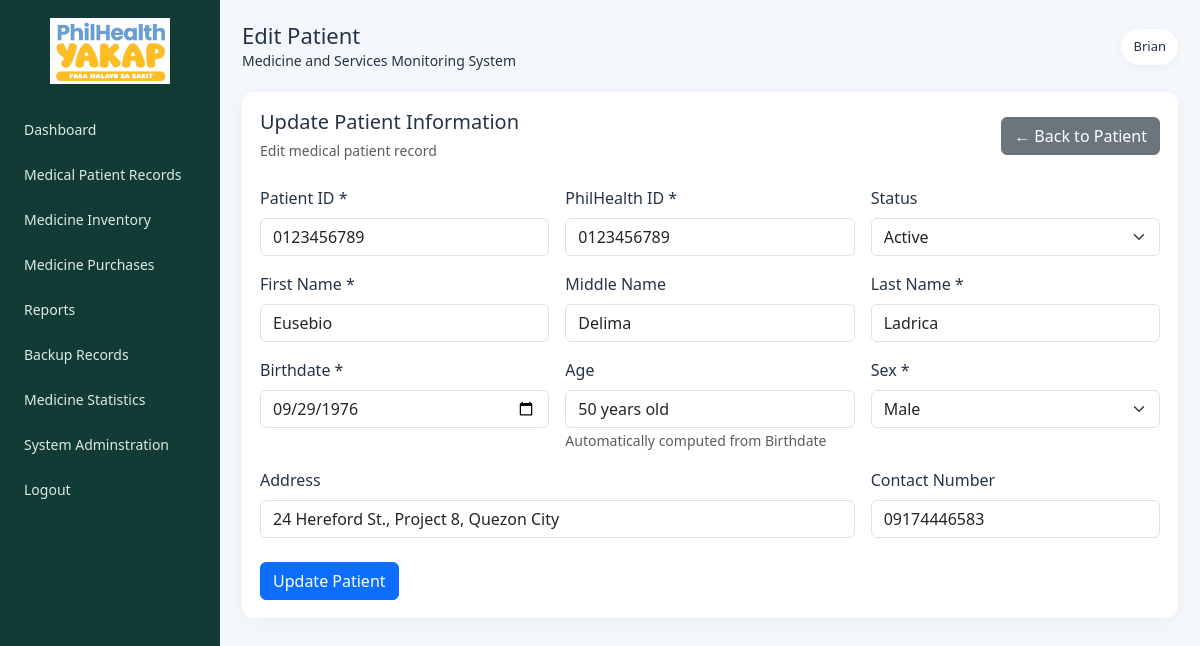
Screenshot of /patients/edit.php?id=1 (signed in) with the database file from the repository.
### tables this page shows
CREATE TABLE `patients` (
  `id` int(10) unsigned NOT NULL AUTO_INCREMENT,
  `patient_code` varchar(50) NOT NULL,
  `philhealth_id` varchar(30) NOT NULL,
  `first_name` varchar(80) NOT NULL,
  `middle_name` varchar(80) DEFAULT NULL,
  `last_name` varchar(80) NOT NULL,
  `birthdate` date NOT NULL,
  `sex` enum('Male','Female','Other') NOT NULL,
  `address` varchar(255) DEFAULT NULL,
  `contact_number` varchar(30) DEFAULT NULL,
  `status` enum('Active','Inactive') NOT NULL DEFAULT 'Active',
  `created_at` timestamp NOT NULL DEFAULT current_timestamp(),
  PRIMARY KEY (`id`),
  UNIQUE KEY `patient_code` (`patient_code`),
  KEY `idx_philhealth` (`philhealth_id`)
);

### patients/edit.php (the view, shortened to what this page needs)
<?php
require_once __DIR__ . '/../config/database.php';
require_once __DIR__ . '/../includes/header.php';
$id = (int)($_GET['id'] ?? 0);
$stmt = $pdo->prepare("
    SELECT
        *,
        TIMESTAMPDIFF(
            YEAR,
            birthdate,
            CURDATE()
        ) AS age
    FROM patients
    WHERE id = ?
    LIMIT 1
");
$stmt->execute([$id]);
$patient = $stmt->fetch();
?>
<div class="card-panel">
    <div class="d-flex justify-content-between align-items-center mb-4">
        <div>
            <h5 class="mb-1">
                Update Patient Information
            </h5>
            <small class="text-muted">
                Edit medical patient record
            </small>
        </div>
        <a
            href="view.php?id=<?= $id ?>"
            class="btn btn-secondary">
            ← Back to Patient
        </a>
    </div>
    <form
        method="post"
        action="update.php"
        autocomplete="off">
        <div class="row g-3">
            <div class="col-md-4">
                <label class="form-label">
                    Patient ID *
                </label>
                <input
                    type="text"
                    name="patient_code"
                    class="form-control"
                    value="<?= htmlspecialchars(
                        $patient['patient_code']
                    ) ?>"
                    maxlength="50"
                    required>
            </div>
            <div class="col-md-4">
                <label class="form-label">
                    PhilHealth ID *
                </label>
                <input
                    type="text"
                    name="philhealth_id"
                    class="form-control"
                    value="<?= htmlspecialchars(
                        $patient['philhealth_id']
                    ) ?>"
                    required>
            </div>
            <div class="col-md-4">
                <label class="form-label">
                    Status
                </label>
                <select
                    name="status"
                    class="form-select">
                    <option
                        value="Active"
                        <?= $patient['status'] === 'Active'
                            ? 'selected'
                            : '' ?>>
                        Active
                    </option>
                </select>
            </div>
            <div class="col-md-4">
                <label class="form-label">
                    First Name *
                </label>
                <input
                    type="text"
                    name="first_name"
                    class="form-control"
                    value="<?= htmlspecialchars(
                        $patient['first_name']
                    ) ?>"
                    required>
            </div>
            <div class="col-md-4">
                <label class="form-label">
                    Middle Name
                </label>
                <input
                    type="text"
                    name="middle_name"
                    class="form-control"
                    value="<?= htmlspecialchars(
                        $patient['middle_name'] ?? ''
                    ) ?>">
            </div>
            <div class="col-md-4">
                <label class="form-label">
                    Last Name *
                </label>
                <input
                    type="text"
                    name="last_name"
                    class="form-control"
                    value="<?= htmlspecialchars(
                        $patient['last_name']
                    ) ?>"
                    required>
            </div>
            <div class="col-md-4">
                <label class="form-label">
                    Birthdate *
                </label>
                <input
                    type="date"
                    name="birthdate"
                    id="birthdate"
                    class="form-control"
                    value="<?= htmlspecialchars(
                        $patient['birthdate']
                    ) ?>"
                    required>
            </div>
            <div class="col-md-4">
                <label class="form-label">
                    Age
                </label>
                <input
                    type="text"
                    id="age"
                    class="form-control"
                    value="<?= htmlspecialchars(
                        (string)$patient['age']
                    ) ?> years old"
                    readonly>
                <small class="text-muted">
                    Automatically computed from Birthdate
                </small>
            </div>
            <div class="col-md-4">
                <label class="form-label">
                    Sex *
                </label>
                <select
                    name="sex"
                    class="form-select"
                    required>
                    <?php
                    $sexOptions = [
                        'Male',
                        'Female',
                        'Other'
                    ];
                    ?>
                    <?php foreach ($sexOptions as $sex): ?>
                        <option
                            value="<?= $sex ?>"
                            <?= $patient['sex'] === $sex
                                ? 'selected'
                                : '' ?>>
                            <?= $sex ?>
                        </option>
                    <?php endforeach; ?>
                </select>
            </div>
            <div class="col-md-8">
                <label class="form-label">
                    Address
                </label>
                <input
                    type="text"
                    name="address"
                    class="form-control"
                    value="<?= htmlspecialchars(
                        $patient['address'] ?? ''
                    ) ?>">
            </div>
            <div class="col-md-4">
                <label class="form-label">
                    Contact Number
                </label>
                <input
                    type="text"
                    name="contact_number"
                    class="form-control"
                    value="<?= htmlspecialchars(
                        $patient['contact_number'] ?? ''
                    ) ?>">
            </div>
        </div>
        <div class="mt-4 d-flex gap-2">
            <button
                type="submit"
                class="btn btn-primary">
                Update Patient
            </button>
        </div>
    </form>
</div>
<?php
require_once __DIR__ . '/../includes/footer.php';
?>

### assets/css/style.css (style rules this page uses)
body { margin:0;background:#f4f7fb;color:#243447;font-family:Segoe UI,Arial,sans-serif }
.stat-card,.card-panel { background:#fff;border:0;border-radius:12px;padding:18px;box-shadow:0 3px 18px #0000000b }

### rows the page displays
patients: patient_code "0123456789", philhealth_id "0123456789", status "Active", first_name "Eusebio", middle_name "Delima", last_name "Ladrica", birthdate "09/29/1976", sex "Male", address "24 Hereford St., Project 8, Quezon City", contact_number "09174446583"

### other values shown
$pageTitle "Edit Patient"
$_SESSION['full_name'] "Brian"
